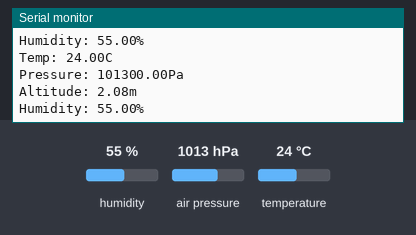
A sketch run on a simulated Arduino Uno, built with avr-gcc and run on an emulated ATmega328P. On the bench: the last lines printed to the serial monitor. The test bench sets the inputs (shaded band); at power-on: humidity 55 %, air pressure 1013 hPa, temperature 24 °C.

Above: at 1.2 s.
1.3 s: humidity set to 22 %
At 2.6 s:
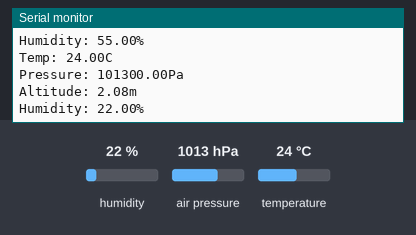
2.8 s: air pressure set to 952 hPa
At 3.9 s:
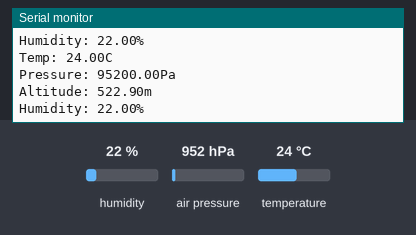

The sketch:

GroveBarometerSensorBME280.ino
```cpp
// (licence header left out)
#include "Seeed_BME280.h"
#include <Wire.h>

BME280 bme280;

void setup()
{
  Serial.begin(9600);
  if(!bme280.init()){
    Serial.println("Device error!");
  }
}

void loop()
{
  float pressure;

  //get and print temperatures
  Serial.print("Temp: ");
  Serial.print(bme280.getTemperature());
  Serial.println("C");//The unit for  Celsius because original arduino don't support speical symbols

  //get and print atmospheric pressure data
  Serial.print("Pressure: ");
  Serial.print(pressure = bme280.getPressure());
  Serial.println("Pa");

  //get and print altitude data
  Serial.print("Altitude: ");
  Serial.print(bme280.calcAltitude(pressure));
  Serial.println("m");

  //get and print humidity data
  Serial.print("Humidity: ");
  Serial.print(bme280.getHumidity());
  Serial.println("%");

  Serial.println("\n");//add a line between output of different times.

  delay(1000);
}
```

Measured:
- after the input at 1.3 s, the serial monitor: prints a new line after 0.78 s (image 1)
- after the input at 2.8 s, the serial monitor: prints a new line after 0.25 s (image 2)
